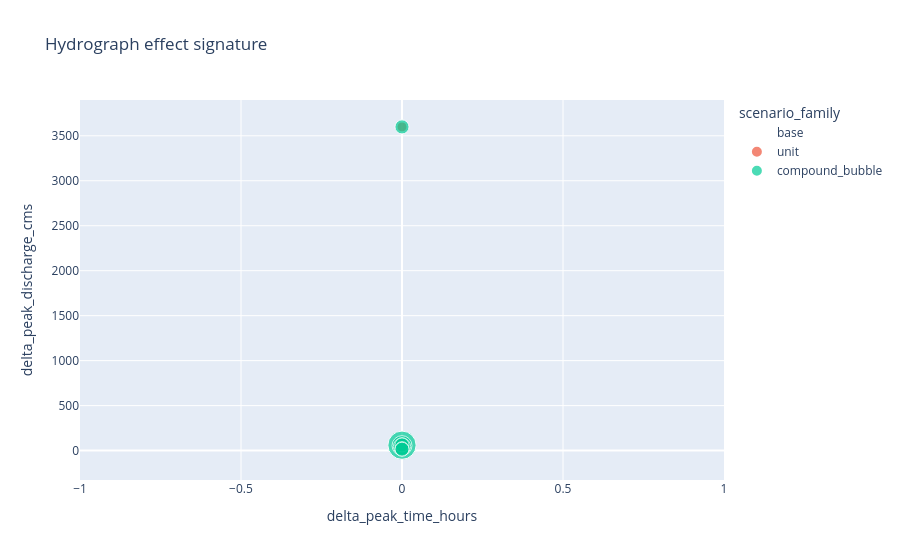

Notebook cell for this chart:
### Code cell
from pathlib import Path

from rapid_tools.analysis import (
    build_combined_analysis_frame,
    plot_effect_signature,
    plot_hydrograph_overlay,
    write_wave_gif,
)

indep_dir = Path("/Users/6256481/Code/river-hierarchy/network_variants/output/03_indep__anchored")
compound_dir = Path("/Users/6256481/Code/river-hierarchy/network_variants/output/03_compound_bubbles__anchored")

analysis = build_combined_analysis_frame(indep_dir, compound_dir)

fig = plot_effect_signature(analysis)
fig.show()

fig2 = plot_hydrograph_overlay(indep_dir)
fig2.show()

### Figure 1 — Plotly figure (JSON) as saved in the notebook; plotly's stock layout.template omitted (floating-point values rounded to 4 significant figures)
{"data": [{"hovertemplate": "<b>%{hovertext}</b><br><br>scenario_family=base<br>delta_peak_time_hours=%{x}<br>delta_peak_discharge_cms=%{y}<br>selected_unit_count=%{marker.size}<extra></extra>", "hovertext": ["S000_base", "S000_base"], "legendgroup": "base", "marker": {"color": "#636efa", "size": [0, 0], "sizemode": "area", "sizeref": 0.02, "symbol": "circle"}, "mode": "markers", "name": "base", "orientation": "v", "showlegend": true, "type": "scatter", "x": [0.0, 0.0], "xaxis": "x", "y": [0.0, 0.0], "yaxis": "y"}, {"hovertemplate": "<b>%{hovertext}</b><br><br>scenario_family=unit<br>delta_peak_time_hours=%{x}<br>delta_peak_discharge_cms=%{y}<br>selected_unit_count=%{marker.size}<extra></extra>", "hovertext": ["S001_unit_5", "S002_unit_1", "S003_unit_4", "S004_unit_21", "S005_unit_18", "S006_unit_20", "S007_unit_14", "S008_unit_23", "S009_unit_31", "S010_unit_13", "S011_unit_3", "S012_unit_25", "S014_unit_19", "S015_unit_17", "S016_unit_22", "S017_unit_7", "S018_unit_9", "S019_unit_29", "S020_unit_28", "S021_unit_27", "S022_unit_12", "S023_unit_24", "S024_unit_15", "S025_unit_11", "S026_unit_6", "S027_unit_8", "S028_unit_26", "S029_unit_10", "S030_unit_30", "S031_unit_16"], "legendgroup": "unit", "marker": {"color": "#EF553B", "size": [1, 1, 1, 1, 1, 1, 1, 1, 1, 1, 1, 1, 1, 1, 1, 1, 1, 1, 1, 1, 1, 1, 1, 1, 1, 1, 1, 1, 1, 1], "sizemode": "area", "sizeref": 0.02, "symbol": "circle"}, "mode": "markers", "name": "unit", "orientation": "v", "showlegend": true, "type": "scatter", "x": [0.0, 0.0, 0.0, 0.0, 0.0, 0.0, 0.0, 0.0, 0.0, 0.0, 0.0, 0.0, 0.0, 0.0, 0.0, 0.0, 0.0, 0.0, 0.0, 0.0, 0.0, 0.0, 0.0, 0.0, 0.0, 0.0, 0.0, 0.0, 0.0, 0.0], "xaxis": "x", "y": [5.873, 10.06, 8.641, 8.534, 7.67, 4.867, 1.275, -2.958, 5.108, 14.39, 12.25, 1.857, 6.576, 5.711, 3.142, 20.94, -7.261, 6.838, 3.311, 0.8166, 10.46, -0.5602, 8.621, 42.46, 10.3, 21.49, 0.8415, 14.96, 3599.0, 46.08], "yaxis": "y"}, {"hovertemplate": "<b>%{hovertext}</b><br><br>scenario_family=compound_bubble<br>delta_peak_time_hours=%{x}<br>delta_peak_discharge_cms=%{y}<br>selected_unit_count=%{marker.size}<extra></extra>", "hovertext": ["CB001_bubble_14", "CB002_bubble_9", "CB003_bubble_10", "CB004_bubble_1", "CB005_bubble_4", "CB006_bubble_12", "CB007_bubble_15"], "legendgroup": "compound_bubble", "marker": {"color": "#00cc96", "size": [8, 4, 3, 2, 2, 2, 2], "sizemode": "area", "sizeref": 0.02, "symbol": "circle"}, "mode": "markers", "name": "compound_bubble", "orientation": "v", "showlegend": true, "type": "scatter", "x": [0.0, 0.0, 0.0, 0.0, 0.0, 0.0, 0.0], "xaxis": "x", "y": [59.81, 54.73, 46.08, 62.39, 20.66, 14.29, 3599.0], "yaxis": "y"}], "layout": {"legend": {"itemsizing": "constant", "title": {"text": "scenario_family"}, "tracegroupgap": 0}, "title": {"text": "Hydrograph effect signature"}, "xaxis": {"anchor": "y", "domain": [0, 1], "title": {"text": "delta_peak_time_hours"}}, "yaxis": {"anchor": "x", "domain": [0, 1], "title": {"text": "delta_peak_discharge_cms"}}}}
